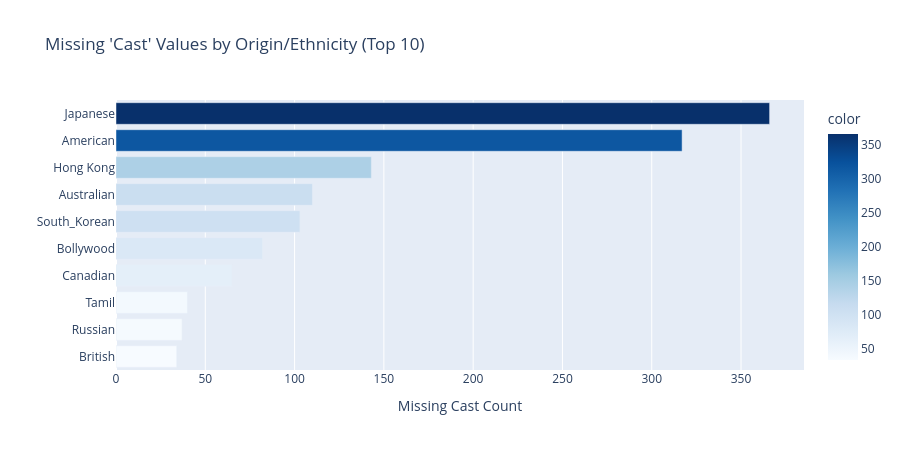

Write notebook code for a chart like this one.
### Code cell
# Which origins are most affected by missing Cast?
miss_cast = df[df["Cast"].isna()]["Origin/Ethnicity"].value_counts().head(10)
fig = px.bar(
    miss_cast,
    orientation="h",
    title="Missing 'Cast' Values by Origin/Ethnicity (Top 10)",
    labels={"value": "Missing Cast Count", "Origin/Ethnicity": ""},
    color=miss_cast.values,
    color_continuous_scale="Blues"
)
fig.update_layout(height=450, yaxis=dict(autorange="reversed"))
fig.show()

### Figure 1 — Plotly figure (JSON) as saved in the notebook; plotly's stock layout.template omitted (floating-point values rounded to 4 significant figures)
{"data": [{"hovertemplate": "Missing Cast Count=%{x}<br>=%{y}<br>color=%{marker.color}<extra></extra>", "legendgroup": "", "marker": {"color": [366, 317, 143, 110, 103, 82, 65, 40, 37, 34], "coloraxis": "coloraxis", "pattern": {"shape": ""}}, "name": "", "orientation": "h", "showlegend": false, "textposition": "auto", "type": "bar", "x": [366, 317, 143, 110, 103, 82, 65, 40, 37, 34], "xaxis": "x", "y": ["Japanese", "American", "Hong Kong", "Australian", "South_Korean", "Bollywood", "Canadian", "Tamil", "Russian", "British"], "yaxis": "y"}], "layout": {"barmode": "relative", "coloraxis": {"autocolorscale": false, "colorbar": {"title": {"text": "color"}}, "colorscale": [[0.0, "rgb(247,251,255)"], [0.125, "rgb(222,235,247)"], [0.25, "rgb(198,219,239)"], [0.375, "rgb(158,202,225)"], [0.5, "rgb(107,174,214)"], [0.625, "rgb(66,146,198)"], [0.75, "rgb(33,113,181)"], [0.875, "rgb(8,81,156)"], [1.0, "rgb(8,48,107)"]]}, "height": 450, "legend": {"tracegroupgap": 0}, "title": {"text": "Missing 'Cast' Values by Origin/Ethnicity (Top 10)"}, "xaxis": {"anchor": "y", "domain": [0.0, 1.0], "title": {"text": "Missing Cast Count"}}, "yaxis": {"anchor": "x", "autorange": "reversed", "domain": [0.0, 1.0], "title": {"text": ""}}}}
